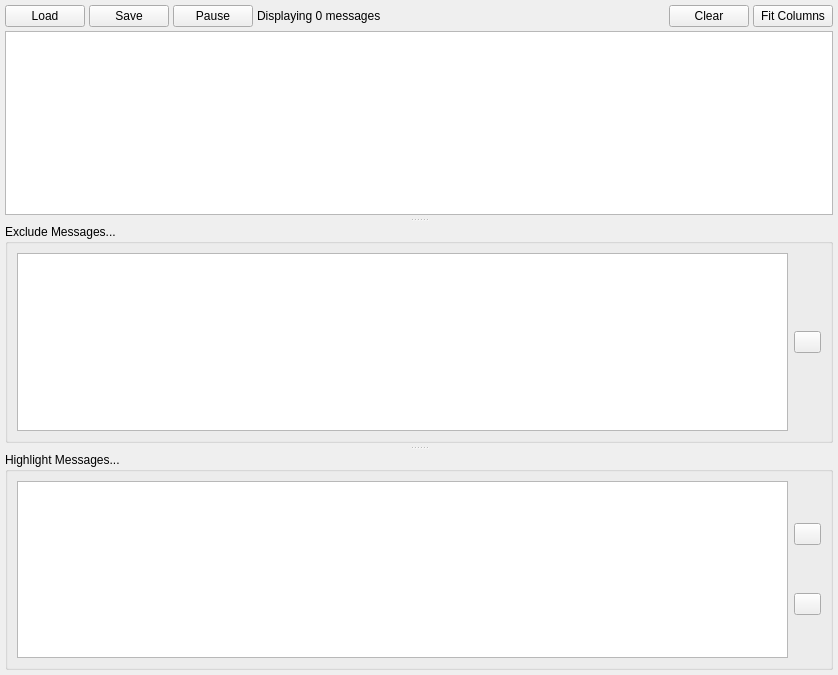
<?xml version="1.0" encoding="UTF-8"?>
<ui version="4.0">
 <class>ConsoleWidget</class>
 <widget class="QWidget" name="ConsoleWidget">
  <property name="geometry">
   <rect>
    <x>0</x>
    <y>0</y>
    <width>838</width>
    <height>675</height>
   </rect>
  </property>
  <property name="windowTitle">
   <string>Console</string>
  </property>
  <layout class="QVBoxLayout" name="verticalLayout">
   <property name="spacing">
    <number>4</number>
   </property>
   <property name="margin">
    <number>5</number>
   </property>
   <item>
    <layout class="QHBoxLayout" name="horizontalLayout">
     <property name="sizeConstraint">
      <enum>QLayout::SetMinAndMaxSize</enum>
     </property>
     <item>
      <widget class="QPushButton" name="load_button">
       <property name="toolTip">
        <string>Load a Message file</string>
       </property>
       <property name="text">
        <string>Load</string>
       </property>
       <property name="iconSize">
        <size>
         <width>16</width>
         <height>16</height>
        </size>
       </property>
      </widget>
     </item>
     <item>
      <widget class="QPushButton" name="save_button">
       <property name="toolTip">
        <string>Save currently displayed messages to a file</string>
       </property>
       <property name="text">
        <string>Save</string>
       </property>
       <property name="iconSize">
        <size>
         <width>16</width>
         <height>16</height>
        </size>
       </property>
      </widget>
     </item>
     <item>
      <widget class="QPushButton" name="pause_button">
       <property name="toolTip">
        <string>Pause/Resume the message stream</string>
       </property>
       <property name="text">
        <string>Pause</string>
       </property>
       <property name="iconSize">
        <size>
         <width>16</width>
         <height>16</height>
        </size>
       </property>
       <property name="checkable">
        <bool>true</bool>
       </property>
      </widget>
     </item>
     <item>
      <widget class="QLabel" name="messages_label">
       <property name="text">
        <string>Displaying 0 messages</string>
       </property>
      </widget>
     </item>
     <item>
      <spacer name="horizontalSpacer">
       <property name="orientation">
        <enum>Qt::Horizontal</enum>
       </property>
       <property name="sizeHint" stdset="0">
        <size>
         <width>40</width>
         <height>20</height>
        </size>
       </property>
      </spacer>
     </item>
     <item>
      <widget class="QPushButton" name="clear_button">
       <property name="text">
        <string>Clear</string>
       </property>
      </widget>
     </item>
     <item>
      <widget class="QPushButton" name="column_resize_button">
       <property name="toolTip">
        <string>Resizes message table columns to fit their contents exactly</string>
       </property>
       <property name="text">
        <string>Fit Columns</string>
       </property>
      </widget>
     </item>
    </layout>
   </item>
   <item>
    <layout class="QVBoxLayout" name="verticalLayout_2">
     <item>
      <widget class="QSplitter" name="table_splitter">
       <property name="orientation">
        <enum>Qt::Vertical</enum>
       </property>
       <property name="handleWidth">
        <number>9</number>
       </property>
       <property name="childrenCollapsible">
        <bool>true</bool>
       </property>
       <widget class="QWidget" name="PlaceHolder">
        <layout class="QVBoxLayout" name="verticalLayout_3">
         <item>
          <widget class="QTableView" name="table_view">
           <property name="alternatingRowColors">
            <bool>true</bool>
           </property>
           <property name="selectionBehavior">
            <enum>QAbstractItemView::SelectRows</enum>
           </property>
           <property name="iconSize">
            <size>
             <width>16</width>
             <height>16</height>
            </size>
           </property>
           <property name="horizontalScrollMode">
            <enum>QAbstractItemView::ScrollPerPixel</enum>
           </property>
           <property name="sortingEnabled">
            <bool>true</bool>
           </property>
           <attribute name="horizontalHeaderShowSortIndicator" stdset="0">
            <bool>false</bool>
           </attribute>
           <attribute name="verticalHeaderVisible">
            <bool>false</bool>
           </attribute>
          </widget>
         </item>
        </layout>
       </widget>
       <widget class="QSplitter" name="filter_splitter">
        <property name="orientation">
         <enum>Qt::Vertical</enum>
        </property>
        <property name="handleWidth">
         <number>9</number>
        </property>
        <property name="childrenCollapsible">
         <bool>true</bool>
        </property>
        <widget class="QGroupBox" name="exclude_group_box">
         <property name="toolTip">
          <string>Messages matching ANY of these rules will NOT be displayed</string>
         </property>
         <property name="title">
          <string>Exclude Messages...</string>
         </property>
         <layout class="QHBoxLayout" name="horizontalLayout_2">
          <item>
           <widget class="QTableWidget" name="exclude_table">
            <property name="alternatingRowColors">
             <bool>true</bool>
            </property>
            <property name="selectionMode">
             <enum>QAbstractItemView::NoSelection</enum>
            </property>
            <property name="columnCount">
             <number>1</number>
            </property>
            <attribute name="horizontalHeaderVisible">
             <bool>false</bool>
            </attribute>
            <attribute name="horizontalHeaderStretchLastSection">
             <bool>true</bool>
            </attribute>
            <attribute name="verticalHeaderVisible">
             <bool>false</bool>
            </attribute>
            <column/>
           </widget>
          </item>
          <item>
           <widget class="QPushButton" name="add_exclude_button">
            <property name="maximumSize">
             <size>
              <width>27</width>
              <height>16777215</height>
             </size>
            </property>
            <property name="toolTip">
             <string>Add new filter</string>
            </property>
            <property name="text">
             <string/>
            </property>
            <property name="iconSize">
             <size>
              <width>16</width>
              <height>16</height>
             </size>
            </property>
           </widget>
          </item>
         </layout>
        </widget>
        <widget class="QGroupBox" name="highlight_group_box">
         <property name="toolTip">
          <string>Messages matching ANY of these rules will be highlighted</string>
         </property>
         <property name="title">
          <string>Highlight Messages...</string>
         </property>
         <layout class="QHBoxLayout" name="horizontalLayout_3">
          <item>
           <widget class="QTableWidget" name="highlight_table">
            <property name="toolTip">
             <string/>
            </property>
            <property name="alternatingRowColors">
             <bool>true</bool>
            </property>
            <property name="selectionMode">
             <enum>QAbstractItemView::NoSelection</enum>
            </property>
            <property name="columnCount">
             <number>1</number>
            </property>
            <attribute name="horizontalHeaderVisible">
             <bool>false</bool>
            </attribute>
            <attribute name="horizontalHeaderStretchLastSection">
             <bool>true</bool>
            </attribute>
            <attribute name="verticalHeaderVisible">
             <bool>false</bool>
            </attribute>
            <column/>
           </widget>
          </item>
          <item>
           <layout class="QVBoxLayout" name="verticalLayout_4">
            <item>
             <widget class="QPushButton" name="highlight_exclude_button">
              <property name="maximumSize">
               <size>
                <width>27</width>
                <height>16777215</height>
               </size>
              </property>
              <property name="toolTip">
               <string>Show only highlighted rows</string>
              </property>
              <property name="text">
               <string/>
              </property>
              <property name="iconSize">
               <size>
                <width>16</width>
                <height>16</height>
               </size>
              </property>
              <property name="checkable">
               <bool>true</bool>
              </property>
              <property name="checked">
               <bool>false</bool>
              </property>
             </widget>
            </item>
            <item>
             <widget class="QPushButton" name="add_highlight_button">
              <property name="maximumSize">
               <size>
                <width>27</width>
                <height>16777215</height>
               </size>
              </property>
              <property name="toolTip">
               <string>Add new filter</string>
              </property>
              <property name="text">
               <string/>
              </property>
              <property name="iconSize">
               <size>
                <width>16</width>
                <height>16</height>
               </size>
              </property>
             </widget>
            </item>
           </layout>
          </item>
         </layout>
        </widget>
       </widget>
      </widget>
     </item>
    </layout>
   </item>
  </layout>
 </widget>
 <resources/>
 <connections/>
</ui>
